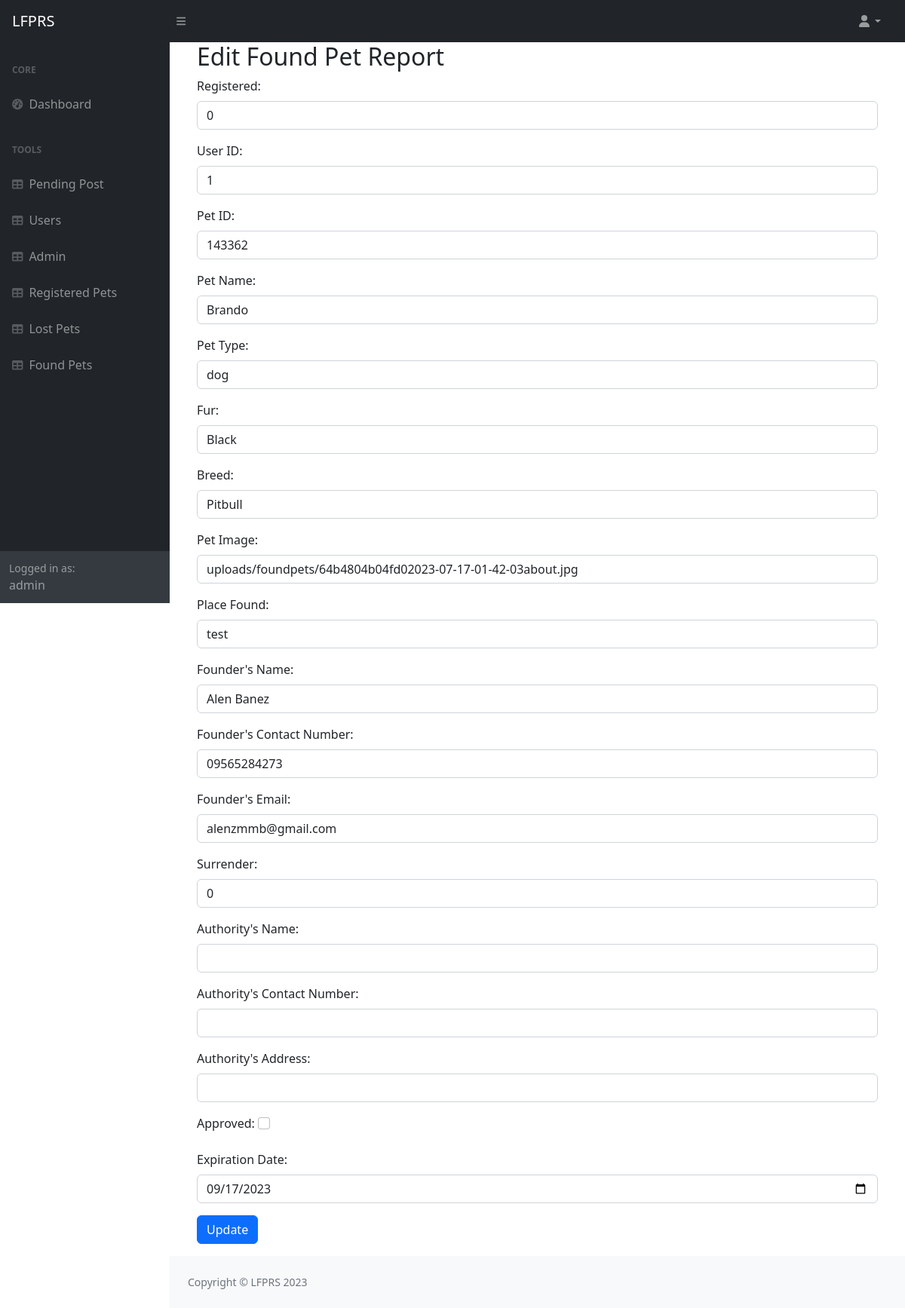
/admin/editfound.php?id=14 (signed in), run on an earlier commit of the app's database.
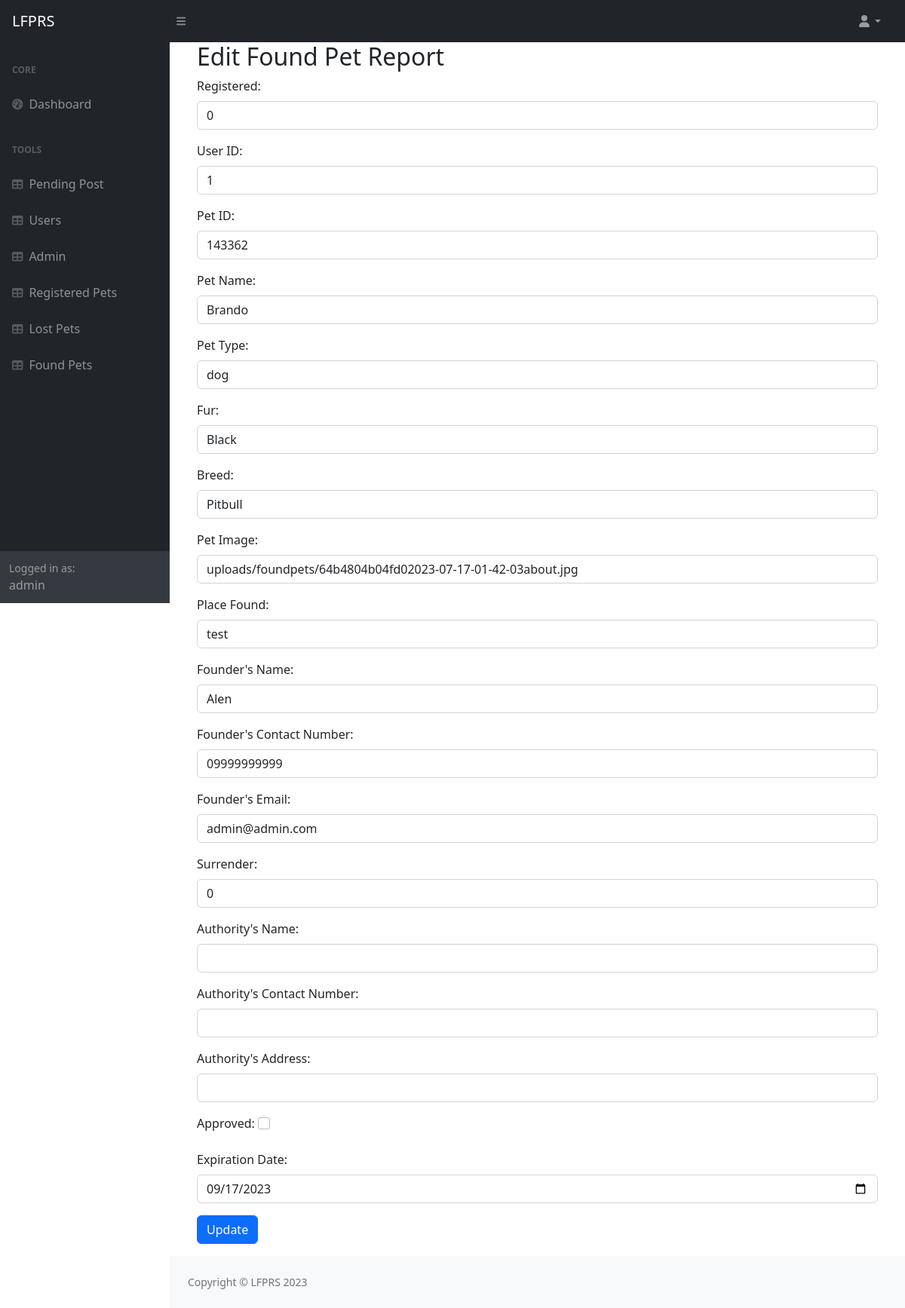
And on a later commit of the database.
### tables this page shows
CREATE TABLE `reportfoundpet` (
  `id` int(11) NOT NULL,
  `registered` int(11) NOT NULL,
  `userid` int(11) NOT NULL,
  `petid` varchar(255) NOT NULL,
  `petname` varchar(255) NOT NULL,
  `pet` varchar(255) NOT NULL,
  `fur` varchar(255) NOT NULL,
  `breed` varchar(255) NOT NULL,
  `petimage` varchar(255) NOT NULL,
  `placefound` varchar(255) NOT NULL,
  `foundername` varchar(255) NOT NULL,
  `foundercontact` varchar(255) NOT NULL,
  `founderemail` varchar(255) NOT NULL,
  `surrender` int(11) NOT NULL,
  `authorityname` varchar(255) NOT NULL,
  `authoritycontact` varchar(255) NOT NULL,
  `authorityaddress` varchar(255) NOT NULL,
  `approved` tinyint(4) NOT NULL DEFAULT 1,
  `date` date NOT NULL,
  `expirationdate` date NOT NULL
);

### admin/editfound.php (the view, shortened to what the changed rows need)
<?php
        include("../config.php");
        ?>
<!DOCTYPE html>
<html lang="en">
    <head>
        <link href="https://cdn.jsdelivr.net/npm/simple-datatables@7.1.2/dist/style.min.css" rel="stylesheet" />
        <link href="css/styles.css" rel="stylesheet" />
    </head>
    <body class="sb-nav-fixed">
        <div id="layoutSidenav">
            <div id="layoutSidenav_content">
                <main>
                    <div class="container-fluid px-4">
                    <?php
$id = $_GET['id'];
$sql = "SELECT * FROM reportfoundpet WHERE id=?";
$stmt = $db->prepare($sql);
$stmt->bind_param('i', $id);
$stmt->execute();
$result = $stmt->get_result();
$row = $result->fetch_assoc();
?>
<div class="container">
        <h2>Edit Found Pet Report</h2>
        <form method="POST" action="">
            <div class="mb-3">
                <label for="registered" class="form-label">Registered:</label>
                <input type="text" class="form-control" name="registered" value="<?php echo $row['registered']; ?>" >
            </div>
            <div class="mb-3">
                <label for="userid" class="form-label">User ID:</label>
                <input type="text" class="form-control" name="userid" value="<?php echo $row['userid']; ?>" >
            </div>
            <div class="mb-3">
                <label for="petid" class="form-label">Pet ID:</label>
                <input type="text" class="form-control" name="petid" value="<?php echo $row['petid']; ?>" >
            </div>
            <div class="mb-3">
                <label for="petname" class="form-label">Pet Name:</label>
                <input type="text" class="form-control" name="petname" value="<?php echo $row['petname']; ?>" >
            </div>
            <div class="mb-3">
                <label for="pet" class="form-label">Pet Type:</label>
                <input type="text" class="form-control" name="pet" value="<?php echo $row['pet']; ?>" >
            </div>
            <div class="mb-3">
                <label for="fur" class="form-label">Fur:</label>
                <input type="text" class="form-control" name="fur" value="<?php echo $row['fur']; ?>" >
            </div>
            <div class="mb-3">
                <label for="breed" class="form-label">Breed:</label>
                <input type="text" class="form-control" name="breed" value="<?php echo $row['breed']; ?>" >
            </div>
            <div class="mb-3">
                <label for="petimage" class="form-label">Pet Image:</label>
                <input type="text" class="form-control" name="petimage" value="<?php echo $row['petimage']; ?>" >
            </div>
            <div class="mb-3">
                <label for="placefound" class="form-label">Place Found:</label>
                <input type="text" class="form-control" name="placefound" value="<?php echo $row['placefound']; ?>" >
            </div>
            <div class="mb-3">
                <label for="foundername" class="form-label">Founder's Name:</label>
                <input type="text" class="form-control" name="foundername" value="<?php echo $row['foundername']; ?>" >
            </div>
            <div class="mb-3">
                <label for="foundercontact" class="form-label">Founder's Contact Number:</label>
                <input type="text" class="form-control" name="foundercontact" value="<?php echo $row['foundercontact']; ?>" >
            </div>
            <div class="mb-3">
                <label for="founderemail" class="form-label">Founder's Email:</label>
                <input type="email" class="form-control" name="founderemail" value="<?php echo $row['founderemail']; ?>" >
            </div>
            <div class="mb-3">
                <label for="surrender" class="form-label">Surrender:</label>
                <input type="text" class="form-control" name="surrender" value="<?php echo $row['surrender']; ?>" >
            </div>
            <div class="mb-3">
                <label for="approved" class="form-label">Approved:</label>
                <input type="checkbox" class="form-check-input" name="approved" <?php if ($row['approved'] == 1) echo "checked"; ?>>
            </div>
            <div class="mb-3">
                <label for="expirationdate" class="form-label">Expiration Date:</label>
                <input type="date" class="form-control" name="expirationdate" value="<?php echo $row['expirationdate']; ?>" >
            </div>
        </form>
    </div>
                    </div>
            </div>
        </div>
    </body>
</html>

What changed in the data, as far as the page shows it:
changed reportfoundpet "Brando": foundername "Alen Banez" → "Alen"; foundercontact "09565284273" → "09999999999"; founderemail "alenzmmb@gmail.com" → "admin@admin.com"
